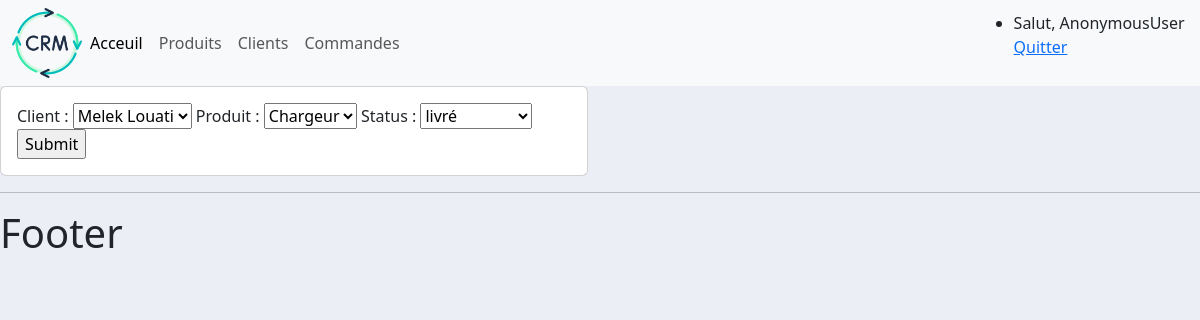
The app's page /commande/modifier_commande/2 with its own data.
### commande/models.py (models this page shows)
class Commande(models.Model):
    STATUS=(('en_instance','en_instance'),
            ('non livré','non livré'),
            ('livré','livré'))
    client=models.ForeignKey(Client,null=True,on_delete=models.SET_NULL)
    produit=models.ForeignKey(Produit,null=True,on_delete=models.SET_NULL)
    status=models.CharField(max_length=200,null=True,choices=STATUS)
    date_creation=models.DateTimeField(auto_now_add=True,null=True)

### commande/views.py (the view)
# urls.py: path('modifier_commande/<str:pk>',views.modifier_commande,name='modifier_commande'),
def modifier_commande(request,pk):
    commande=Commande.objects.get(id=pk)
    form=CommandeForm(instance=commande)
    if request.method=='POST':
        form=CommandeForm(request.POST,instance=commande)
        if form.is_valid():
            form.save()
            return redirect('/')
    context={'form': form}
    return render(request,'commande/ajouter_commande.html',context)

### commande/forms.py
class CommandeForm(ModelForm):
    class Meta:
        model=Commande
        fields='__all__'

### client/models.py (called while the page is built)
    def __str__(self):
        return self.nom

### produit/models.py (called while the page is built)
    def __str__(self):
        return self.nom

### templates/commande/ajouter_commande.html (shortened to what this page needs)
{% extends 'main.html' %}
{% block content %}
<div class="row">
<div class="col-md-6">
  <div class="card card-body">
<form action="" method="POST">
  {{form}}
  <input type="submit" name="Envoyer">
</form>
   </div>
</div>
      </div>
{%  endblock %}

### static/css/main.css (style rules this page uses)
body { background-color: #ebeff5; }

### records on screen
Commande: client "Melek Louati", produit "Chargeur", status "livré"

### other values on screen
{{ request.user }} "AnonymousUser"
